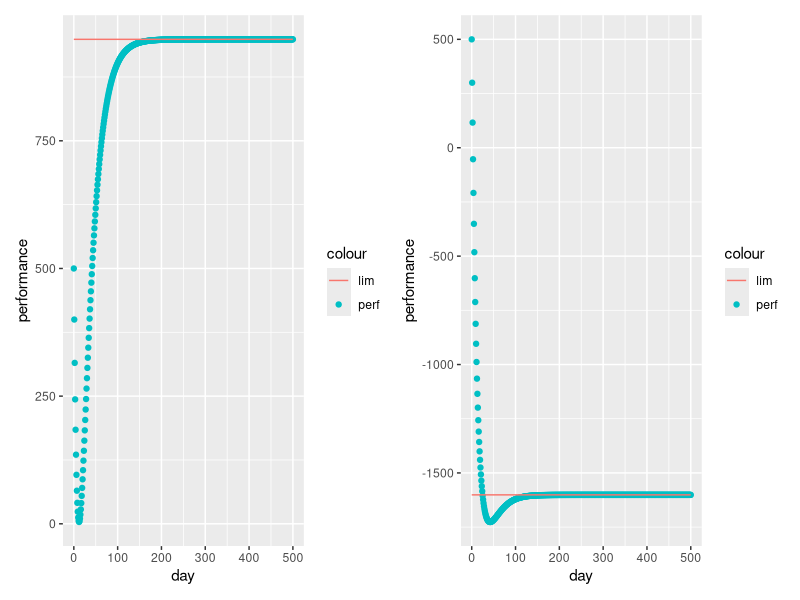
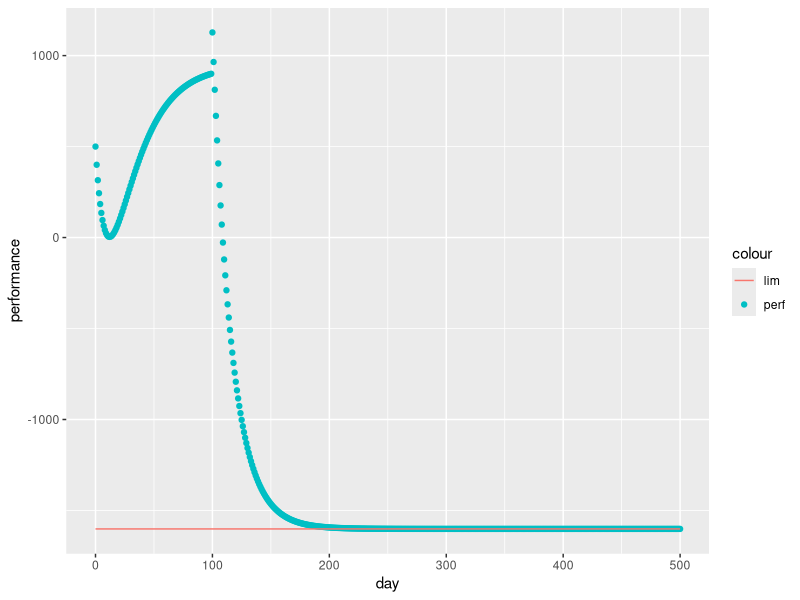
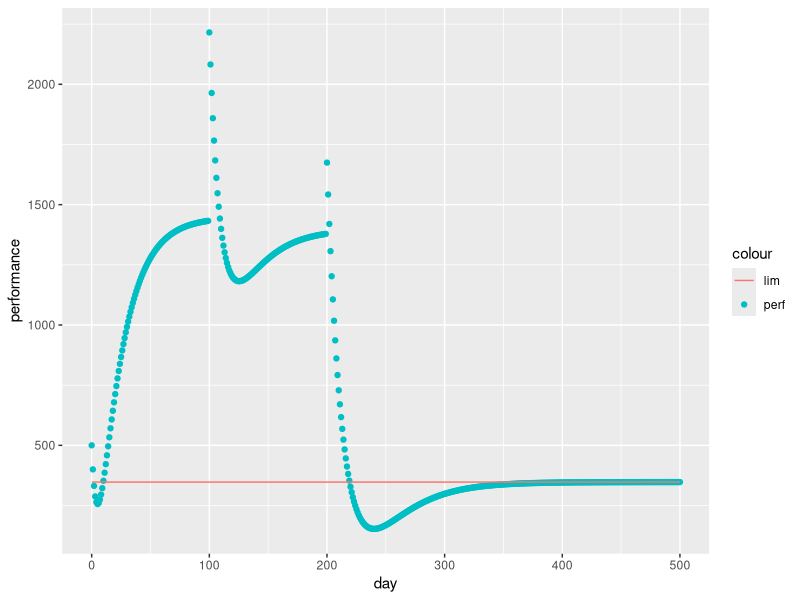

The R script that drew these images, in order: (Note: this script raises an error after producing the figures.)
## ---- chunk 1
knitr::opts_chunk$set(echo = TRUE)
## ---- chunk 2
library(ggplot2) # for graphing
library(patchwork) # to add graphs together
library(tibble) # tibbles
## ---- chunk 3
params_mat <- function(k_1, tau_1, k_2, tau_2, change_days=NULL, days) {
  if (length(k_1) == length(tau_1) && 
      length(k_1) == length(tau_2) &&
      length(k_1) == length(k_2) &&
      length(k_1) == length(change_days)+1
  ) {}
    else {stop("check length of parameters")} 
  out_matrix <- matrix(0, nrow = days, ncol = 4)
  colnames(out_matrix) <- c("k_1", "tau_1", "k_2", "tau_2")
  bound_1 <- 1; bound_2 <- days
  j <- 0 # counter for index of k_1, tau_1, etc
  for (elem in c(change_days, days)) {
    j <- j + 1
    bound_2 <- elem 
    for (i in bound_1:bound_2) {
      out_matrix[i, ] <- c(k_1[[j]], tau_1[[j]], k_2[[j]], tau_2[[j]])
    }
    bound_1 <- elem
  }
  return(out_matrix)
}
## ---- chunk 4
#' Title
#'
#' @param params_mat a n by 4 matrix, where n is the number of days
#' @param training_load an n dimensional vector 
#'
#' @return an n? dimensional vector with the performance
#' @export
#'
#' @examples
perf_tv <- function(p_0, params_mat, training_load) {
  days <- nrow(params_mat)
  perf_out <- c(rep(NA, days))
  T_1 <- 0; T_2 <- 0
  for (i in 1:days) {
    T_1 <- exp(-1/params_mat[i, "tau_1"])*T_1 + training_load[[i]]
    T_2 <- exp(-1/params_mat[i, "tau_2"])*T_2 + training_load[[i]]
    perf_out[[i]] <- p_0 + params_mat[i, "k_1"]*T_1 - params_mat[i, "k_2"]*T_2 
  }
  return(perf_out)
}
## ---- chunk 5
perf_plot <- function(p_0,
                      k_1,
                      tau_1,
                      k_2,
                      tau_2,
                      change_days = NULL,
                      days,
                      training_stim) {
  training_load <- c()
  limit <- 0
  if (training_stim[[1]] == "constant") {
    training_load <- c(rep(training_stim[[2]], days))
    k <- length(k_1)
    
    # See justification for this below
    limit <- p_0 + training_stim[[2]]*k_1[[k]]/(1-exp(-1/tau_1[[k]])) -
      training_stim[[2]]*k_2[[k]]/(1-exp(-1/tau_2[[k]])) 
  }
  tmp_matrix <- params_mat(k_1,
                           tau_1,
                           k_2,
                           tau_2,
                           change_days,
                           days)
  modeled_performance <- perf_tv(p_0, tmp_matrix, training_load)
  tmp_data <- tibble(
    "day" = c(0:days),
    "performance" = c(p_0, modeled_performance),
    "limit" = c(rep(limit, days + 1))
  )
  
  plot <- ggplot(tmp_data, aes(x = day)) +
    geom_point(aes(y = performance, color = "perf")) +
    geom_line(aes(y = limit, color = "lim"))
  
  #   scale_color_manual("Legend",
  #                      values = c("lim" = "#e31a1c", # this color comes from the theme "Paired"
  #                                 "perf" = "black"))
  plot
}

## ---- chunk 6
perf_plot(p_0 = 500,
          k_1 = 1,
          tau_1 = 25, 
          k_2 = 2, 
          tau_2 = 10,
          days = 500,
          training_stim = list("constant", 100)) +
perf_plot(p_0 = 500,
          k_1 = 2,
          tau_1 = 20, 
          k_2 = 4, 
          tau_2 = 15,
          days = 500,
          training_stim = list("constant", 100))


## ---- chunk 7
perf_plot(p_0 = 500,
          k_1 = c(1, 2),
          tau_1 = c(25, 20), 
          k_2 = c(2, 4), 
          tau_2 = c(10, 15) ,
          change_days = c(100),
          days = 500,
          training_stim = list("constant", 100))
## ---- chunk 8
perf_plot(p_0 = 500,
          k_1 = c(1,2,3),
          tau_1 = c(20, 25, 30), 
          k_2 = c(2, 4, 6), 
          tau_2 = c(5,10, 15),
          change_days = c(100, 200), 
          days = 500,
          training_stim = list("constant", 100))
## ---- chunk 9
lim_func <- function(k_1, tau_1, k_2, tau_2) {
  k_1/(1-exp(-1/tau_1))-k_2/(1-exp(-1/tau_2))
}

params_dist <- function(params_1, params_2) {
  abs(lim_func(params_1[[1]], params_1[[2]], params_1[[3]], params_1[[4]])-
        lim_func(params_2[[1]], params_2[[2]], params_2[[3]], params_2[[4]])
      )
}
## ---- chunk 10
knitr::include_graphics(stringr::str_c(rprojroot::find_rstudio_root_file(),
                                       "/plots/dist\ from\ single\ set.pdf"))
knitr::include_graphics(stringr::str_c(rprojroot::find_rstudio_root_file(),
                                       "/plots/cdf_plot.pdf"))
# fix the formatting later
## ---- chunk 11
set.seed(443)
C_1 <- round(lim_func(1,25,2,10), digits = 1)
n <- 100
vec_1<- runif(n, 5, 50)+C_1
k_1_same <- mapply(function(i) {runif(1, 1, vec_1[[i]])}, c(1:n)) 
tau_1_same <- -1/log(1-k_1_same/vec_1)

vec_2 <- vec_1-C_1
k_2_same <- mapply(function(i) {runif(1, 1, vec_2[[i]])}, c(1:n)) 
tau_2_same <- -1/log(1-k_2_same/vec_2)


day <- 150
p_0 <- 500
training_load <- c(rep(100, day))
same_test_tib <- tibble(
  "day"  = c(0:day)
)

for (i in 1:n) {
  same_test_tib[, stringr::str_c("p", i)] <- c(p_0,
                                               perf_tv(
                                                 p_0 = p_0,
                                                 params_mat = params_mat(
                                                   k_1 = k_1_same[[i]],
                                                   tau_1 = tau_1_same[[i]],
                                                   k_2 = k_2_same[[i]],
                                                   tau_2 = tau_2_same[[i]],
                                                   days = day
                                                 ),
                                                 training_load = training_load
                                               ))
}


pal_color <- scales::hue_pal()(n)
names(pal_color) <- names(same_test_tib[2:n+1])

cols <- as.list(names(same_test_tib[2:n+1]))
min_or_max_vec <- c(rep(0,n))
for (i in 1:n) {
  if (round(max(same_test_tib[, i+1]), digits = 1)<=950){
    min_or_max_vec[[i]] <- min(same_test_tib[, i+1])
  }
  else {
    min_or_max_vec[[i]] <- max(same_test_tib[, i+1])
  }
}

# reordering the columns so the plot looks nice
ord_min_or_max_vec <- sort(min_or_max_vec)
ord_min_or_max_vec
permutation_index <- c(rep(NA, n))
for (i in 1:n) {
  value <- min_or_max_vec[[i]]
  output_index <- which(ord_min_or_max_vec == value)
  while(is.na(permutation_index[[i]])) {
    if (output_index[[1]] %in% permutation_index){
      output_index <- output_index[-1]
    }
    else {
      permutation_index[[i]] <- output_index[[1]]
    }
  }
}


same_test_tib_new <- same_test_tib
for (i in 1:n) {
  same_test_tib_new[, permutation_index[[i]] + 1] <- same_test_tib[,i  + 1]
}


plot_same <- ggplot(data = same_test_tib_new, aes(x = day)) +
    lapply(cols, function(x) {
      geom_line(aes(y = .data[[x]], color = x))
    }) +
    scale_color_manual(values = pal_color) +
  labs(x = "Day",
       y = "Simulated Performance",
       title = "Simulated Performacne of Parameter Sets with Same Limit") +
  theme(legend.position = "none")

plot_same

## ---- chunk 12

